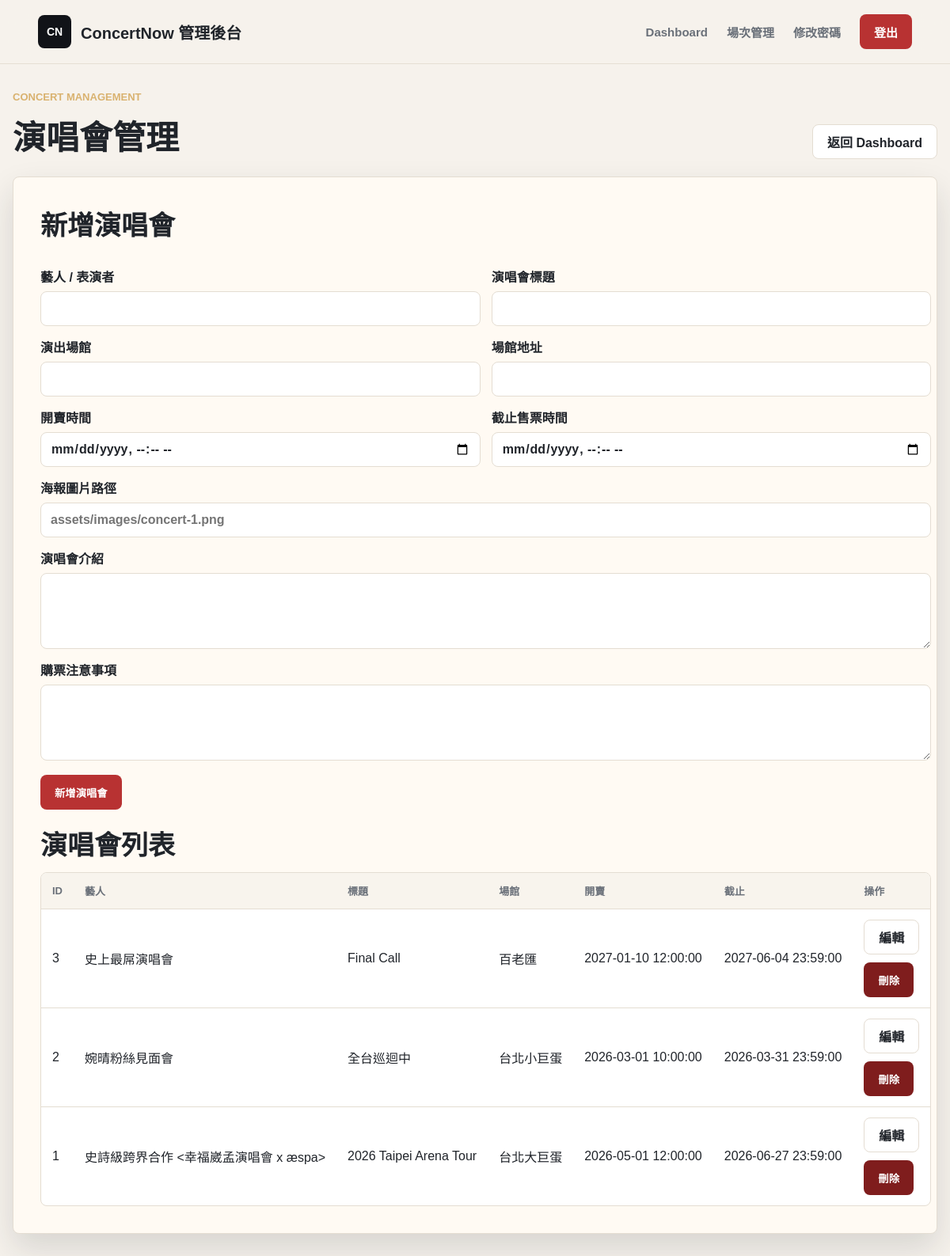
/manager/concerts.php (signed in), run on the app's committed database.
### tables this page shows
CREATE TABLE Concert (
    concert_id INT AUTO_INCREMENT PRIMARY KEY,
    artist VARCHAR(100) NOT NULL,                     
    title VARCHAR(255) NOT NULL,                      
    venue VARCHAR(100) NOT NULL,                      
    concert_address VARCHAR(255) NOT NULL,                    
    image VARCHAR(255),                               
    sale_start DATETIME NOT NULL,                     
    sale_end DATETIME NOT NULL,                       
    description TEXT,                                 
    notice TEXT,                                      
    created_at TIMESTAMP DEFAULT CURRENT_TIMESTAMP
);

### includes/manager_auth.php (called while the page is built, shortened)
<?php
function h($value)
{
    return htmlspecialchars((string) $value, ENT_QUOTES, 'UTF-8');
}

### manager/concerts.php (the view, shortened to what this page needs)
<?php
require_once __DIR__ . '/../includes/manager_auth.php';
require_once __DIR__ . '/../includes/db_config.php';
$errors = [];
$concerts = [];
$editConcert = null;
$dbReady = $pdo instanceof PDO;
$addressColumn = 'address';
function detectConcertAddressColumn($connection)
{
    try {
        $columns = $connection->query('SHOW COLUMNS FROM Concert')->fetchAll();
    } catch (PDOException $exception) {
        error_log('Detect Concert columns failed: ' . $exception->getMessage());
        return 'address';
    }
    $columnNames = array_map(function ($column) {
        return $column['Field'];
    }, $columns);
    if (in_array('concert_address', $columnNames, true)) {
        return 'concert_address';
    }
    return 'address';
}
if (!$dbReady) {
    $errors[] = '目前無法連線資料庫，請確認 MySQL 與 includes/db_config.php 設定。';
} else {
    $addressColumn = detectConcertAddressColumn($pdo);
}
if ($dbReady) {
    try {
        $sql = "SELECT concert_id, artist, title, venue, {$addressColumn} AS address,
                       image, sale_start, sale_end, description, notice
                FROM Concert
                ORDER BY concert_id DESC";
        $stmt = $pdo->query($sql);
        $concerts = $stmt->fetchAll();
    } catch (PDOException $exception) {
        error_log('Fetch concerts failed: ' . $exception->getMessage());
        $errors[] = '讀取演唱會列表失敗，請稍後再試。';
    }
}
$isEditing = is_array($editConcert);
$formTitle = $isEditing ? '編輯演唱會' : '新增演唱會';
$formData = [
    'artist' => $isEditing ? ($editConcert['artist'] ?? '') : ($_POST['artist'] ?? ''),
    'title' => $isEditing ? ($editConcert['title'] ?? '') : ($_POST['title'] ?? ''),
    'venue' => $isEditing ? ($editConcert['venue'] ?? '') : ($_POST['venue'] ?? ''),
    'address' => $isEditing ? ($editConcert['address'] ?? '') : ($_POST['address'] ?? ''),
    'image' => $isEditing ? ($editConcert['image'] ?? '') : ($_POST['image'] ?? ''),
    'sale_start' => $isEditing ? concertDateTimeInputValue($editConcert['sale_start'] ?? '') : ($_POST['sale_start'] ?? ''),
    'sale_end' => $isEditing ? concertDateTimeInputValue($editConcert['sale_end'] ?? '') : ($_POST['sale_end'] ?? ''),
    'description' => $isEditing ? ($editConcert['description'] ?? '') : ($_POST['description'] ?? ''),
    'notice' => $isEditing ? ($editConcert['notice'] ?? '') : ($_POST['notice'] ?? ''),
];
?>
<!doctype html>
<html lang="zh-Hant">
<head>
    <link rel="stylesheet" href="../assets/css/style.css">
</head>
<body>
    <header class="site-header">
        <a class="brand" href="/concert_system/manager/dashboard.php" aria-label="ConcertNow 管理後台">
            <span class="brand-mark">CN</span>
            <span>ConcertNow 管理後台</span>
        </a>
        <nav class="main-nav" aria-label="管理功能">
            <a href="/concert_system/manager/dashboard.php">Dashboard</a>
            <a href="/concert_system/manager/shows.php">場次管理</a>
            <a href="/concert_system/manager/change_password.php">修改密碼</a>
            <a class="login-button" href="/concert_system/manager/logout.php">登出</a>
        </nav>
    </header>
    <main class="concert-section manager-concerts">
        <div class="section-title">
            <div>
                <p>Concert Management</p>
                <h2>演唱會管理</h2>
            </div>
            <a class="secondary-action" href="/concert_system/manager/dashboard.php">返回 Dashboard</a>
        </div>
        <section class="placeholder-card concerts-panel">
            <div class="concerts-layout">
                <form class="concert-form" method="post" action="/concert_system/manager/concerts.php">
                    <h1><?= h($formTitle) ?></h1>
                    <div class="concert-form-grid">
                        <label>
                            藝人 / 表演者
                            <input type="text" name="artist" value="<?= h($formData['artist']) ?>" required <?= !$dbReady ? 'disabled' : '' ?>>
                        </label>
                        <label>
                            演唱會標題
                            <input type="text" name="title" value="<?= h($formData['title']) ?>" required <?= !$dbReady ? 'disabled' : '' ?>>
                        </label>
                        <label>
                            演出場館
                            <input type="text" name="venue" value="<?= h($formData['venue']) ?>" required <?= !$dbReady ? 'disabled' : '' ?>>
                        </label>
                        <label>
                            場館地址
                            <input type="text" name="address" value="<?= h($formData['address']) ?>" required <?= !$dbReady ? 'disabled' : '' ?>>
                        </label>
                        <label>
                            開賣時間
                            <input type="datetime-local" name="sale_start" value="<?= h($formData['sale_start']) ?>" required <?= !$dbReady ? 'disabled' : '' ?>>
                        </label>
                        <label>
                            截止售票時間
                            <input type="datetime-local" name="sale_end" value="<?= h($formData['sale_end']) ?>" required <?= !$dbReady ? 'disabled' : '' ?>>
                        </label>
                        <label class="field-wide">
                            海報圖片路徑
                            <input type="text" name="image" value="<?= h($formData['image']) ?>" placeholder="assets/images/concert-1.png" <?= !$dbReady ? 'disabled' : '' ?>>
                        </label>
                        <label class="field-wide">
                            演唱會介紹
                            <textarea name="description" <?= !$dbReady ? 'disabled' : '' ?>><?= h($formData['description']) ?></textarea>
                        </label>
                        <label class="field-wide">
                            購票注意事項
                            <textarea name="notice" <?= !$dbReady ? 'disabled' : '' ?>><?= h($formData['notice']) ?></textarea>
                        </label>
                    </div>
                    <div class="concert-actions">
                        <button class="placeholder-link" type="submit" <?= !$dbReady ? 'disabled' : '' ?>>
                            <?= $isEditing ? '更新演唱會' : '新增演唱會' ?>
                        </button>
                    </div>
                </form>
                <div>
                    <h1>演唱會列表</h1>
                    <div class="table-wrap">
                        <?php if ($concerts): ?>
                            <table class="concert-table">
                                <thead>
                                    <tr>
                                        <th>ID</th>
                                        <th>藝人</th>
                                        <th>標題</th>
                                        <th>場館</th>
                                        <th>開賣</th>
                                        <th>截止</th>
                                        <th>操作</th>
                                    </tr>
                                </thead>
                                <tbody>
                                    <?php foreach ($concerts as $concert): ?>
                                        <tr>
                                            <td><?= h($concert['concert_id']) ?></td>
                                            <td><?= h($concert['artist']) ?></td>
                                            <td><?= h($concert['title']) ?></td>
                                            <td><?= h($concert['venue']) ?></td>
                                            <td><?= h($concert['sale_start']) ?></td>
                                            <td><?= h($concert['sale_end']) ?></td>
                                            <td>
                                                <div class="table-actions">
                                                    <a class="secondary-action" href="/concert_system/manager/concerts.php?edit_id=<?= h($concert['concert_id']) ?>">編輯</a>
                                                    <form method="post" action="/concert_system/manager/concerts.php" onsubmit="return confirm('確定要刪除此演唱會嗎？相關場次與座位可能會一起被刪除。');">
                                                        <button class="danger-action" type="submit">刪除</button>
                                                    </form>
                                                </div>
                                            </td>
                                        </tr>
                                    <?php endforeach; ?>
                                </tbody>
                            </table>
                        <?php else: ?>
                            <div class="empty-row">目前沒有演唱會資料。</div>
                        <?php endif; ?>
                    </div>
                </div>
            </div>
        </section>
    </main>
</body>
</html>

### assets/css/style.css (style rules this page uses)
:root { --bg: #f6f2ec; --surface: #fffaf3; --text: #20242a; --muted: #6a7079; --line: #e4ddd2; --accent: #b83232; --accent-dark: #8f2323; --ink: #111318; --shadow: 0 18px 40px rgba(31, 35, 40, 0.14); }
* { box-sizing: border-box; }
html { scroll-behavior: smooth; }
body { margin: 0; min-height: 100vh; background: var(--bg); color: var(--text); font-family: "PingFang TC", "Noto Sans TC", "Microsoft JhengHei", Arial, sans-serif; }
a { color: inherit; text-decoration: none; }
.site-header { position: sticky; top: 0; z-index: 20; display: flex; align-items: center; justify-content: space-between; gap: 24px; width: 100%; padding: 18px clamp(18px, 4vw, 56px); background: rgba(246, 242, 236, 0.92); border-bottom: 1px solid rgba(228, 221, 210, 0.9); backdrop-filter: blur(16px); }
.brand { display: inline-flex; align-items: center; gap: 12px; font-size: 20px; font-weight: 800; letter-spacing: 0; }
.brand-mark { display: inline-grid; place-items: center; width: 42px; height: 42px; color: #fff; background: var(--ink); border-radius: 8px; font-size: 14px; }
.main-nav { display: flex; align-items: center; gap: clamp(12px, 2vw, 28px); color: var(--muted); font-size: 15px; font-weight: 700; }
.login-button, .primary-action, .ticket-link, .secondary-action, .disabled-action, .seat-zone-action, .show-select-action, .placeholder-link, .auth-submit { display: inline-flex; align-items: center; justify-content: center; min-height: 44px; padding: 0 18px; border: 0; border-radius: 8px; background: var(--accent); color: #fff; font-weight: 800; cursor: pointer; }
.secondary-action { border: 1px solid var(--line); background: #fff; color: var(--text); }
.slide-kicker, .section-title p { margin: 0 0 10px; color: #d9b26f; font-size: 13px; font-weight: 900; letter-spacing: 0; text-transform: uppercase; }
.concert-section { width: min(1180px, calc(100% - 32px)); margin: 64px auto 72px; }
.section-title { display: flex; align-items: end; justify-content: space-between; gap: 20px; margin-bottom: 22px; }
.section-title h2 { margin: 0; color: var(--text); font-size: clamp(28px, 4vw, 42px); letter-spacing: 0; }
.placeholder-card { width: min(620px, 100%); padding: 34px; border: 1px solid var(--line); border-radius: 8px; background: var(--surface); box-shadow: var(--shadow); }
.placeholder-card h1 { margin: 0 0 12px; font-size: 34px; }

### manager/concerts.php (style rules this page uses)
.manager-concerts { margin-top: 34px; }
.concerts-panel { width: 100%; max-width: none; }
.concerts-layout, .concert-form { display: grid; gap: 18px; }
.concert-form-grid { display: grid; grid-template-columns: repeat(2, minmax(0, 1fr)); gap: 14px; }
.concert-form label { display: grid; gap: 7px; font-weight: 800; }
.concert-form input, .concert-form textarea { width: 100%; min-height: 44px; padding: 10px 12px; border: 1px solid var(--line); border-radius: 8px; background: #fff; color: var(--text); font: inherit; }
.concert-form textarea { min-height: 96px; resize: vertical; }
.field-wide { grid-column: 1 / -1; }
.concert-actions, .table-actions { display: flex; flex-wrap: wrap; gap: 10px; align-items: center; }
.table-wrap { overflow-x: auto; border: 1px solid var(--line); border-radius: 8px; background: #fff; }
.concert-table { width: 100%; min-width: 980px; border-collapse: collapse; }
.concert-table th, .concert-table td { padding: 13px 14px; border-bottom: 1px solid var(--line); text-align: left; vertical-align: middle; white-space: nowrap; }
.concert-table th { background: #f8f4ed; color: var(--muted); font-size: 13px; font-weight: 900; }
.concert-table tr:last-child td { border-bottom: 0; }
.danger-action { display: inline-flex; align-items: center; justify-content: center; min-height: 44px; padding: 0 18px; border: 0; border-radius: 8px; background: #7f1d1d; color: #fff; font-weight: 800; cursor: pointer; }

### data on the page
concert: concert_id "3", artist "史上最屌演唱會", title "Final Call", venue "百老匯", sale_start "2027-01-10 12:00:00", sale_end "2027-06-04 23:59:00"
concert: concert_id "2", artist "婉晴粉絲見面會", title "全台巡迴中", venue "台北小巨蛋", sale_start "2026-03-01 10:00:00", sale_end "2026-03-31 23:59:00"
concert: concert_id "1", artist "史詩級跨界合作 <幸福崴孟演唱會 x æspa>", title "2026 Taipei Arena Tour", venue "台北大巨蛋", sale_start "2026-05-01 12:00:00", sale_end "2026-06-27 23:59:00"

### other printed values
$formTitle "新增演唱會"
